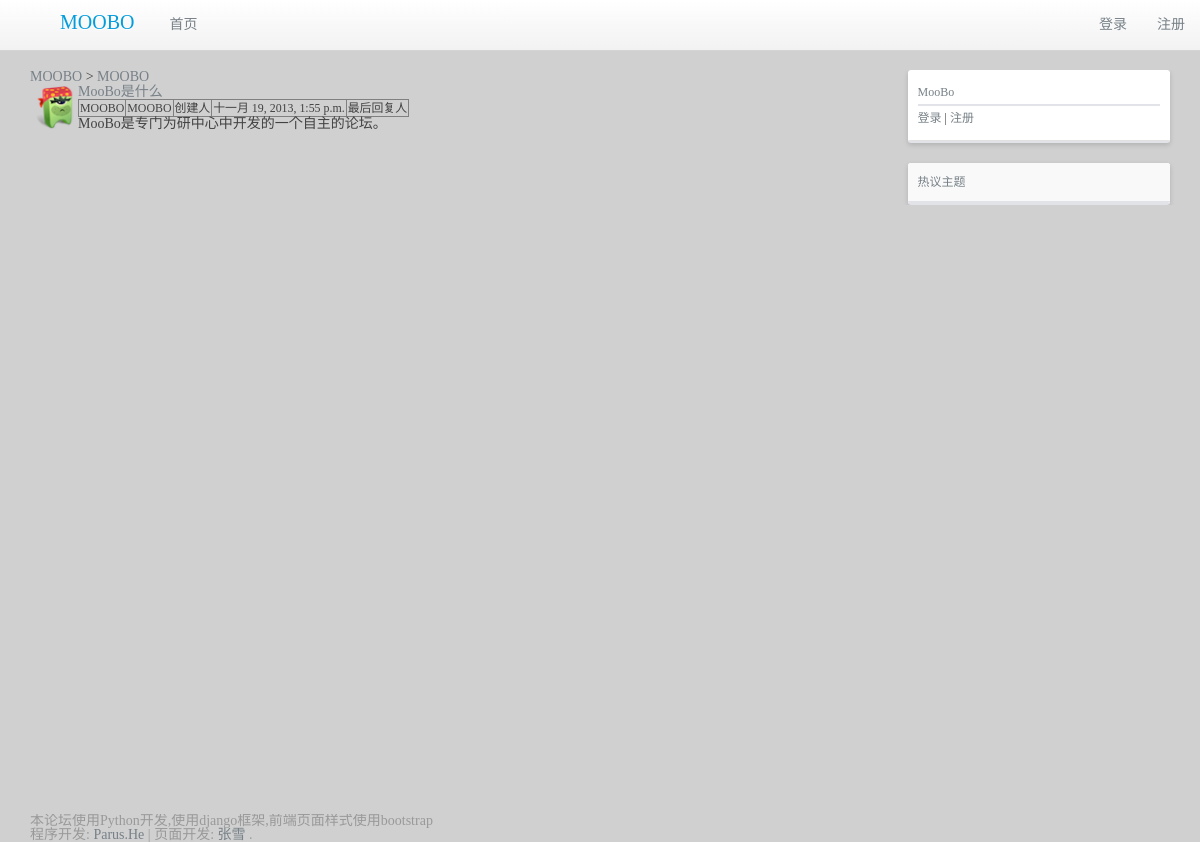
The page /bbs/topic/1/ on the database as committed earlier.
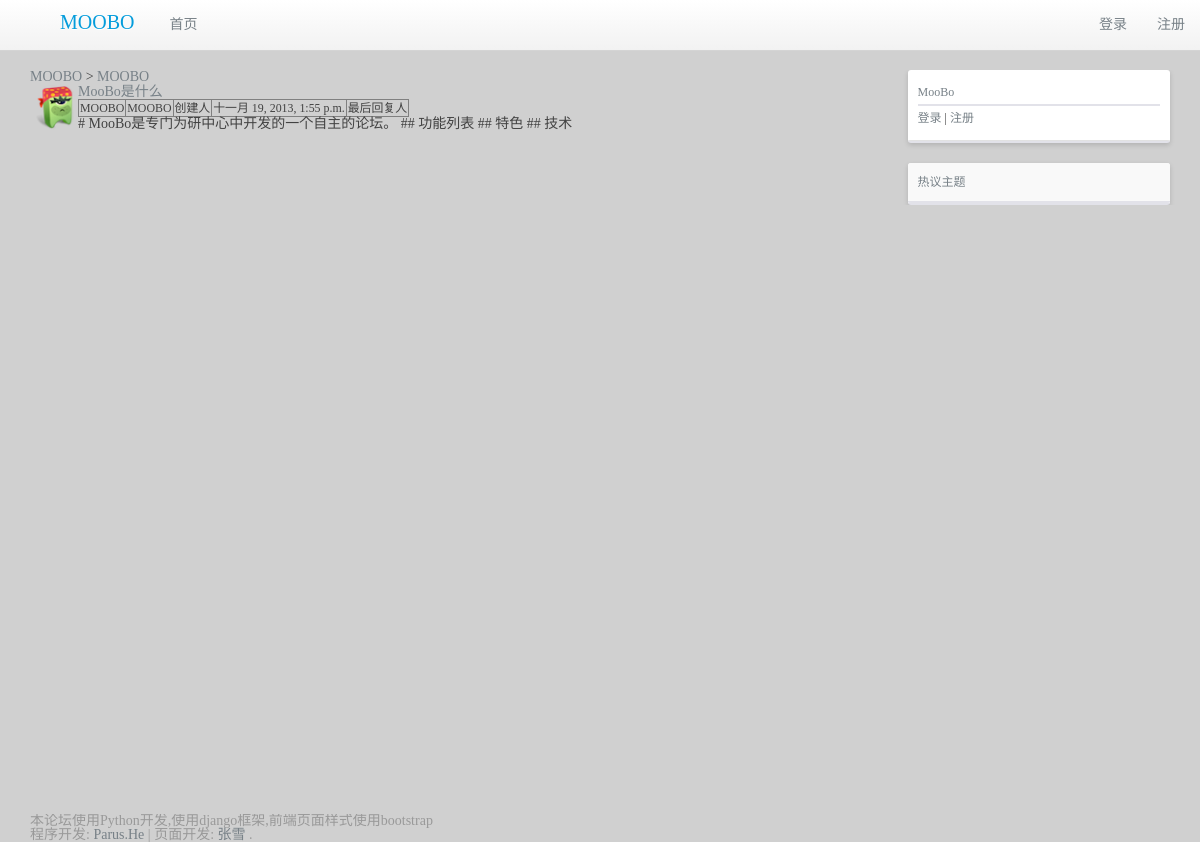
The same page on the database as committed later.
### bbs/models.py (models this page shows, shortened)
class Topic(models.Model):
    title = models.CharField(max_length=1024, verbose_name='标题')
    content = models.TextField('内容')
    author = models.ForeignKey(User)
    node = models.ForeignKey(Node)
    category = models.ForeignKey(Category)
    pub_date = models.DateTimeField('发布时间')
    class Meta:
        verbose_name = '主题'
        verbose_name_plural = '主题'

class Node(models.Model):
    name = models.CharField(max_length=100, verbose_name='名称')
    category = models.ForeignKey(Category)
    class Meta:
        verbose_name = '节点'
        verbose_name_plural = '节点'

class Category(models.Model):
    name = models.CharField(max_length=50, verbose_name='名称')
    class Meta:
        verbose_name = '分类'
        verbose_name_plural = '分类'

### bbs/views.py (the view)
# urls.py: url(r'^topic/(?P<topic_id>\d+)/$', views.topic, name='topic'),
def topic(req, topic_id):
    topic = get_object_or_404(Topic, pk = topic_id)
    return render(req, 'topic.html', {'topic': topic})

### bbs/templates/topic.html (shortened to what this page needs)
{% extends 'base.html' %}
{% load staticfiles %}
{% block content %}
<div class="box-title"><a href="{% url 'bbs' %}">MOOBO</a> > <a href="{% url 'bbs:node' topic.node.id %}">{{ topic.node.name }}</a></div>
<table>
    <tbody>
        <tr>
            <td width="48px;"><img src="{% static 'img/pet.png' %}"></td>
            <td style="padding: 0; margin: 0;">
                <table cellpadding="0" cellspacing="0" style="padding: 0; margin: 0;">
                    <tbody>
                        <tr style="padding: 0; margin: 0;">
                            <td style="padding: 0; margin: 0;"><a href="{% url 'bbs:topic' topic.id %}"><span class="topic-title">{{topic.title}}</span></a></td>
                        </tr>
                        <tr>
                            <td>
                                <table border="1">
                                    <tbody>
                                        <tr>
                                            <td><small>{{topic.node.name}}</small></td>
                                            <td><small>{{topic.node.category.name}}</small></td>
                                            <td><small>创建人</small></td>
                                            <td><small>{{topic.pub_date}}</small></td>
                                            <td><small>最后回复人</small></td>
                                        </tr>
                                    </tbody>
                                </table>
                            </td>
                        </tr>
                        <tr/>
                            <td>
                                {% autoescape off %}
                                    {{topic.content}}
                                {% endautoescape %}
                            </td>
                        </tr>
                    </tbody>
                </table>
{% endblock %}

Rows that differ between the two databases and show on the page:
changed Topic "MooBo是什么": content "MooBo是专门为研中心中开发的一个自主的论坛。" → "# MooBo是专门为研中心中开发的一个自主的论坛。 ## 功能列表 ## 特色 ## 技术"
